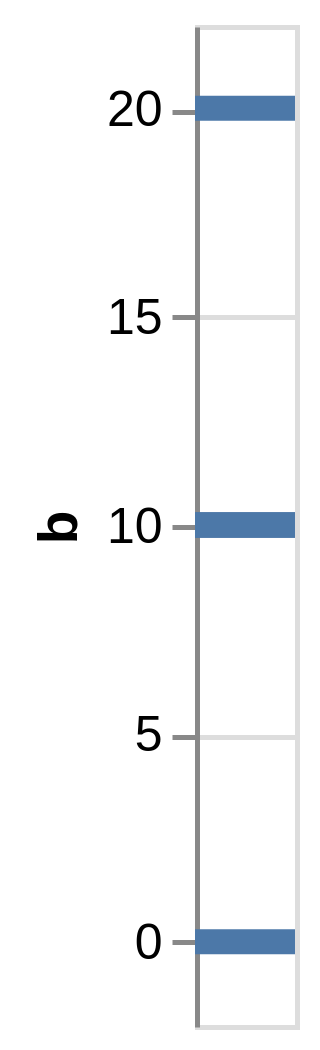

This figure's Vega-Lite source:
### Vega specification from a JSON file in a GitHub repository (floating-point values rounded to 4 significant figures)
{"$schema": "https://vega.github.io/schema/vega/v5.json", "description": "A simple bar chart with embedded data.", "background": "white", "padding": 5, "width": 20, "height": 200, "style": "cell", "data": [{"name": "source_0", "values": [{"b": 0}, {"b": 10}, {"b": 10}, {"b": 10}, {"b": 10}, {"b": 20}]}, {"name": "data_0", "source": "source_0", "transform": [{"type": "filter", "expr": "isValid(datum[\"b\"]) && isFinite(+datum[\"b\"])"}]}], "marks": [{"name": "marks", "type": "rect", "style": ["bar"], "from": {"data": "data_0"}, "encode": {"update": {"fill": {"value": "#4c78a8"}, "ariaRoleDescription": {"value": "bar"}, "description": {"signal": "\"b: \" + (!isValid(datum[\"b\"]) || !isFinite(+datum[\"b\"]) ? \"\" + datum[\"b\"] : format(datum[\"b\"], \"\"))"}, "x": {"field": {"group": "width"}}, "x2": {"value": 0}, "yc": {"scale": "y", "field": "b"}, "height": {"value": 5}}}}], "scales": [{"name": "y", "type": "linear", "domain": {"data": "data_0", "field": "b"}, "range": [{"signal": "height"}, 0], "nice": true, "zero": false, "padding": 5}], "axes": [{"scale": "y", "orient": "left", "grid": true, "tickCount": {"signal": "ceil(height/40)"}, "domain": false, "labels": false, "aria": false, "maxExtent": 0, "minExtent": 0, "ticks": false, "zindex": 0}, {"scale": "y", "orient": "left", "grid": false, "title": "b", "labelOverlap": true, "tickCount": {"signal": "ceil(height/40)"}, "zindex": 0}]}
